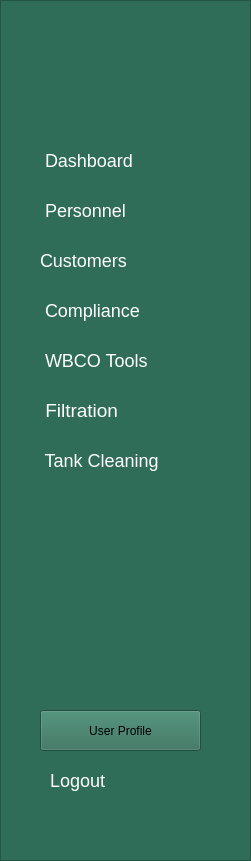
   <widget class="QFrame" name="frame_aside_menu">
    <property name="geometry">
     <rect>
      <x>0</x>
      <y>-10</y>
      <width>251</width>
      <height>861</height>
     </rect>
    </property>
    <property name="styleSheet">
     <string notr="true">
background-color:#2f6d58</string>
    </property>
    <property name="frameShape">
     <enum>QFrame::StyledPanel</enum>
    </property>
    <property name="frameShadow">
     <enum>QFrame::Raised</enum>
    </property>
    <widget class="QLabel" name="label_15">
     <property name="geometry">
      <rect>
       <x>10</x>
       <y>30</y>
       <width>221</width>
       <height>91</height>
      </rect>
     </property>
     <property name="styleSheet">
      <string notr="true">image: url(:/img/logo_tecsep-1-removebg-preview.png);</string>
     </property>
     <property name="text">
      <string/>
     </property>
    </widget>
    <widget class="QPushButton" name="btn_dashboard">
     <property name="geometry">
      <rect>
       <x>30</x>
       <y>140</y>
       <width>191</width>
       <height>41</height>
      </rect>
     </property>
     <property name="styleSheet">
      <string notr="true">

QPushButton#btn_dashboard{

border:none;
color:white;
font-size:18px;
border-radius: 12px;
transition: background-color 0.5s ease;
padding:10px;
text-align:left;
}

QPushButton#btn_dashboard:hover{
 background-color: #044e42;
border-radius: 12px;
transition: background-color 0.5s ease;
padding:10px;
}

QPushButton#btn_dashboard:pressed {
 background-color: #044e42;
border-radius: 12px;
background-color: #033029;
padding:10px;
 }


</string>
     </property>
     <property name="text">
      <string> Dashboard</string>
     </property>
     <property name="icon">
      <iconset>
       <normaloff>house-solid.svg</normaloff>house-solid.svg</iconset>
     </property>
     <property name="iconSize">
      <size>
       <width>25</width>
       <height>25</height>
      </size>
     </property>
     <property name="flat">
      <bool>false</bool>
     </property>
    </widget>
    <widget class="QPushButton" name="btn_compliance">
     <property name="geometry">
      <rect>
       <x>30</x>
       <y>290</y>
       <width>191</width>
       <height>41</height>
      </rect>
     </property>
     <property name="styleSheet">
      <string notr="true">QPushButton#btn_compliance{

border:none;
color:white;
font-size:18px;
border-radius: 12px;
transition: background-color 0.5s ease;
text-align:left;
padding:10px
}

QPushButton#btn_compliance:hover{
 background-color: #044e42;
border-radius: 12px;
transition: background-color 0.5s ease;
}

QPushButton#btn_compliance:pressed {
 background-color: #044e42;
border-radius: 12px;
background-color: #033029;
 }
</string>
     </property>
     <property name="text">
      <string> Compliance</string>
     </property>
     <property name="icon">
      <iconset>
       <normaloff>vial-solid.svg</normaloff>vial-solid.svg</iconset>
     </property>
     <property name="iconSize">
      <size>
       <width>25</width>
       <height>25</height>
      </size>
     </property>
     <property name="flat">
      <bool>false</bool>
     </property>
    </widget>
    <widget class="QPushButton" name="btn_wbco">
     <property name="geometry">
      <rect>
       <x>30</x>
       <y>340</y>
       <width>191</width>
       <height>41</height>
      </rect>
     </property>
     <property name="styleSheet">
      <string notr="true">QPushButton#btn_wbco{

border:none;
color:white;
font-size:18px;
border-radius: 12px;
transition: background-color 0.5s ease;
text-align:left;
padding:10px;
}

QPushButton#btn_wbco:hover{
 background-color: #044e42;
border-radius: 12px;
transition: background-color 0.5s ease;
}

QPushButton#btn_wbco:pressed {
 background-color: #044e42;
border-radius: 12px;
background-color: #033029;
 }</string>
     </property>
     <property name="text">
      <string> WBCO Tools</string>
     </property>
     <property name="icon">
      <iconset>
       <normaloff>tools.svg</normaloff>tools.svg</iconset>
     </property>
     <property name="iconSize">
      <size>
       <width>25</width>
       <height>25</height>
      </size>
     </property>
     <property name="flat">
      <bool>false</bool>
     </property>
    </widget>
    <widget class="QPushButton" name="btn_filtration">
     <property name="geometry">
      <rect>
       <x>30</x>
       <y>390</y>
       <width>191</width>
       <height>41</height>
      </rect>
     </property>
     <property name="styleSheet">
      <string notr="true">QPushButton#btn_filtration{

border:none;
color:white;
font-size:19px;
border-radius: 12px;
transition: background-color 0.5s ease;
text-align:left;
padding:10px;
}

QPushButton#btn_filtration:hover{
 background-color: #044e42;
border-radius: 12px;
transition: background-color 0.5s ease;
}

QPushButton#btn_filtration:pressed {
 background-color: #044e42;
border-radius: 12px;
background-color: #033029;
 }</string>
     </property>
     <property name="text">
      <string> Filtration</string>
     </property>
     <property name="icon">
      <iconset>
       <normaloff>oil-well-solid.svg</normaloff>oil-well-solid.svg</iconset>
     </property>
     <property name="iconSize">
      <size>
       <width>25</width>
       <height>25</height>
      </size>
     </property>
     <property name="flat">
      <bool>false</bool>
     </property>
    </widget>
    <widget class="QPushButton" name="btn_tank_cleaning">
     <property name="geometry">
      <rect>
       <x>30</x>
       <y>440</y>
       <width>191</width>
       <height>41</height>
      </rect>
     </property>
     <property name="styleSheet">
      <string notr="true">QPushButton#btn_tank_cleaning{

border:none;
color:white;
font-size:18px;
border-radius: 12px;
transition: background-color 0.5s ease;
padding:10px;
text-align:left;
}

QPushButton#btn_tank_cleaning:hover{
 background-color: #044e42;
border-radius: 12px;
transition: background-color 0.5s ease;
padding:10px;
}

QPushButton#btn_tank_cleaning:pressed {
 background-color: #044e42;
border-radius: 12px;
background-color: #033029;
 }</string>
     </property>
     <property name="text">
      <string> Tank Cleaning</string>
     </property>
     <property name="icon">
      <iconset>
       <normaloff>soap-solid.svg</normaloff>soap-solid.svg</iconset>
     </property>
     <property name="iconSize">
      <size>
       <width>25</width>
       <height>25</height>
      </size>
     </property>
     <property name="flat">
      <bool>false</bool>
     </property>
    </widget>
    <widget class="QPushButton" name="btn_user_profile">
     <property name="geometry">
      <rect>
       <x>40</x>
       <y>710</y>
       <width>161</width>
       <height>41</height>
      </rect>
     </property>
     <property name="styleSheet">
      <string notr="true">QPushButton#btn_user_profile{

border:none;
color:white;
font-size:18px;
border-radius: 12px;
transition: background-color 0.5s ease;
padding:10px;
text-align:left;
}

QPushButton#btn_user_profile:hover{
 background-color: #044e42;
border-radius: 12px;
transition: background-color 0.5s ease;
padding:10px;
}

QPushButton#btn_user_profile:pressed {
 background-color: #044e42;
border-radius: 12px;
background-color: #033029;
 }</string>
     </property>
     <property name="text">
      <string>User Profile</string>
     </property>
     <property name="icon">
      <iconset>
       <normaloff>user-solid.svg</normaloff>user-solid.svg</iconset>
     </property>
     <property name="iconSize">
      <size>
       <width>25</width>
       <height>25</height>
      </size>
     </property>
     <property name="flat">
      <bool>false</bool>
     </property>
    </widget>
    <widget class="QPushButton" name="btn_logout">
     <property name="geometry">
      <rect>
       <x>40</x>
       <y>760</y>
       <width>161</width>
       <height>41</height>
      </rect>
     </property>
     <property name="styleSheet">
      <string notr="true">QPushButton#btn_logout{

border:none;
color:white;
font-size:18px;
border-radius: 12px;
transition: background-color 0.5s ease;
padding:10px;
text-align:left;
}

QPushButton#btn_logout:hover{
 background-color: #044e42;
border-radius: 12px;
transition: background-color 0.5s ease;
padding:10px;
}

QPushButton#btn_logout:pressed {
 background-color: #044e42;
border-radius: 12px;
background-color: #033029;
 }</string>
     </property>
     <property name="text">
      <string>Logout</string>
     </property>
     <property name="icon">
      <iconset>
       <normaloff>right-from-bracket-solid.svg</normaloff>right-from-bracket-solid.svg</iconset>
     </property>
     <property name="iconSize">
      <size>
       <width>25</width>
       <height>25</height>
      </size>
     </property>
     <property name="flat">
      <bool>false</bool>
     </property>
    </widget>
    <widget class="QPushButton" name="btn_user">
     <property name="geometry">
      <rect>
       <x>30</x>
       <y>190</y>
       <width>191</width>
       <height>41</height>
      </rect>
     </property>
     <property name="styleSheet">
      <string notr="true">

QPushButton#btn_user{

border:none;
color:white;
font-size:18px;
border-radius: 12px;
transition: background-color 0.5s ease;
padding:10px;
text-align:left;
}

QPushButton#btn_user:hover{
 background-color: #044e42;
border-radius: 12px;
transition: background-color 0.5s ease;
padding:10px;
}

QPushButton#btn_user:pressed {
 background-color: #044e42;
border-radius: 12px;
background-color: #033029;
padding:10px;
 }


</string>
     </property>
     <property name="text">
      <string> Personnel</string>
     </property>
     <property name="icon">
      <iconset>
       <normaloff>user-solid.svg</normaloff>user-solid.svg</iconset>
     </property>
     <property name="iconSize">
      <size>
       <width>25</width>
       <height>25</height>
      </size>
     </property>
     <property name="flat">
      <bool>false</bool>
     </property>
    </widget>
    <widget class="QPushButton" name="btn_customer">
     <property name="geometry">
      <rect>
       <x>30</x>
       <y>240</y>
       <width>191</width>
       <height>41</height>
      </rect>
     </property>
     <property name="styleSheet">
      <string notr="true">

QPushButton#btn_customer{

border:none;
color:white;
font-size:18px;
border-radius: 12px;
transition: background-color 0.5s ease;
padding:10px;
text-align:left;
}

QPushButton#btn_customer:hover{
 background-color: #044e42;
border-radius: 12px;
transition: background-color 0.5s ease;
padding:10px;
}

QPushButton#btn_customer:pressed {
 background-color: #044e42;
border-radius: 12px;
background-color: #033029;
padding:10px;
 }


</string>
     </property>
     <property name="text">
      <string>Customers</string>
     </property>
     <property name="icon">
      <iconset>
       <normaloff>user-group-solid.svg</normaloff>user-group-solid.svg</iconset>
     </property>
     <property name="iconSize">
      <size>
       <width>25</width>
       <height>25</height>
      </size>
     </property>
     <property name="flat">
      <bool>false</bool>
     </property>
    </widget>
   </widget>
